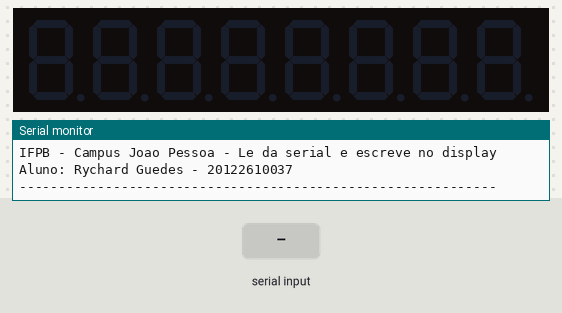
A sketch run on a simulated Arduino Uno, built with avr-gcc and run on an emulated ATmega328P. Parts: 8-digit seven-segment display, the last lines printed to the serial monitor. Inputs (shaded band) come from the test bench.

Above: at 1.3 s.
1.4 s: byte 13 (13) received over Serial
At 2.1 s:
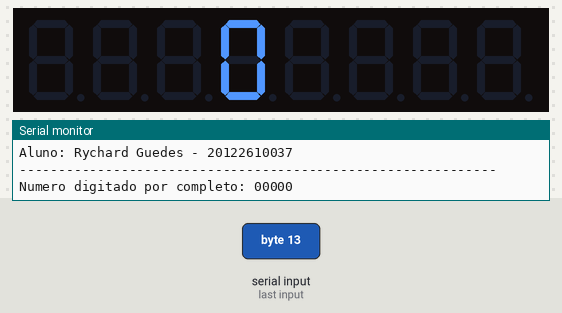
2.9 s: "1\n" received over Serial
4.4 s: byte 13 (13) received over Serial
At 5.5 s:
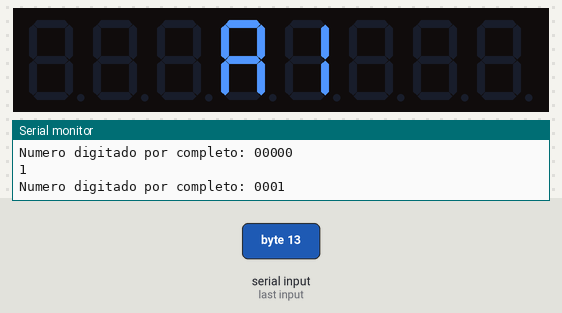
5.9 s: "0\n" received over Serial
Timing chart, 0 to 8.4 s (numbered marks = the images above; inputs shaded):
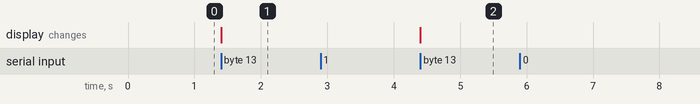

Measured:
- after the input at 1.4 s, the display: changes at once (image 1)
- after the input at 4.4 s, the display: changes at once (image 2)

The sketch:

ass2.ino
```cpp
#include "LedControl.h"

LedControl lc = LedControl(12,11,10,1);

char num_vec[5];
int on_vec[5] = {0, 0, 0, 0, 0}, count, ch;
String srl, str;

void showSerial(){
  Serial.println();
  Serial.print("Numero digitado por completo: ");
  for (int i = 0; i < 5; i++)
    Serial.print(num_vec[i]);
  Serial.println();
  Serial.println();
}

void setDisplay(){
  lc.clearDisplay(0);
  for (int i = 0; i < 5; i++)
    lc.setChar(on_vec[i],i,num_vec[i],false);
}

void setup() {
  Serial.begin(9600);
  Serial.println("IFPB - Campus Joao Pessoa - Le da serial e escreve no display");
  Serial.println("Aluno: Rychard Guedes - 20122610037");
  Serial.println("-------------------------------------------------------------");
  lc.shutdown(0,false);
  lc.setIntensity(0,8);
  lc.clearDisplay(0);
  count = 0;
}

void loop() {

  if(Serial.available()){
    ch = Serial.read();

    if(ch == 13){
      int i;
      count--;
      for(i = 4; i > -1 and count > -1; num_vec[i--] = num_vec[count--]);
      for(i; i > -1; num_vec[i--] = '0');
      count = 5;
    } else {
      num_vec[count] = char(ch);
      str = char(ch);
      Serial.print(str);
      count++;
    }
    if(count == 5){
      boolean off = true;
      for(int i = 0; i < 4; i++){
        if(num_vec[i] != '0')
          off = false;
        if(off)
          on_vec[i] = 1;
        else
          on_vec[i] = 0;
      }
      showSerial();
      setDisplay();
      count = 0;
    }
  }
}
```
